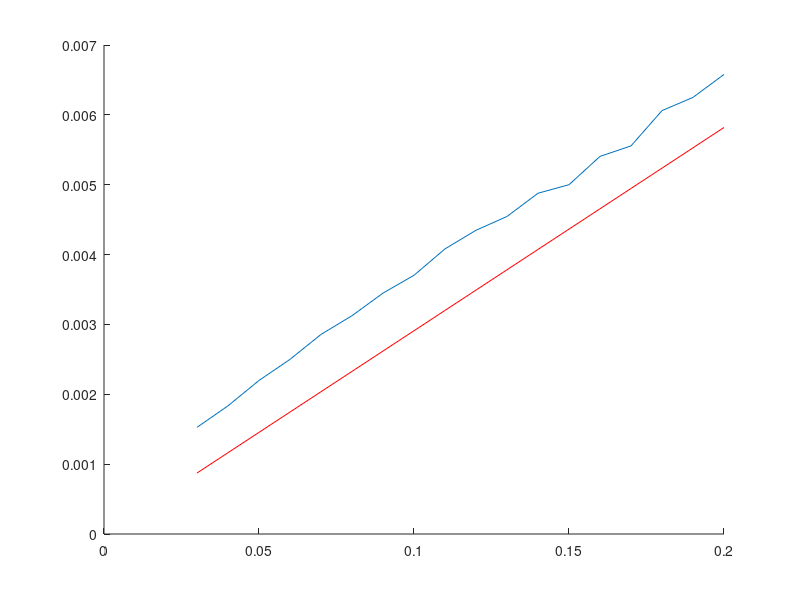

Source code (MATLAB):
dist = [485 660 655 545 455 400 350 320 ...
    290 270 245 230 220 205 200 185 180 165 ...
    160 152 145 150 150 145 145 140 140 137 133 128 120 115 112 112];

fitDist = dist(3:20);
fitDist = 1./fitDist;
x = [3:20]*1e-2;
hold on;
plot(x,fitDist)
P = polyfit(x,fitDist,1)
plot(x,P(1).*x,'r')